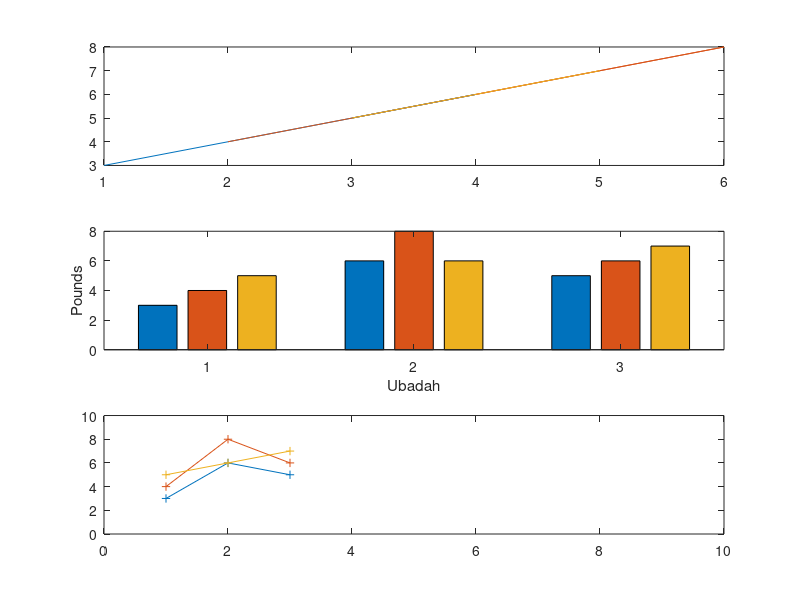

Source code (MATLAB):
clear all;
clc;

a = [1 2 3; 4 6 4; 3 4 5]
b = a+2

subplot(3,1,1)
plot(a,b)
grid off

subplot(3,1,2)
bar(b)
xlabel("Ubadah")
ylabel("Pounds")

subplot(3,1,3)
plot(b, "-+")
axis([0 10 0 10])